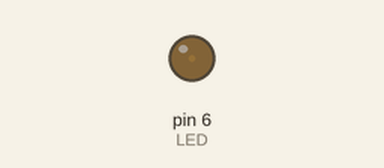
The sketch below on a simulated Arduino Uno, built with avr-gcc and run on an emulated ATmega328P. On the bench: output pins drawn as LEDs (lit = HIGH).

Above: at 0.05 s.
At 1.15 s:
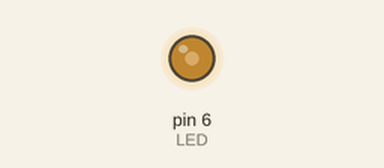
At 2.3 s:
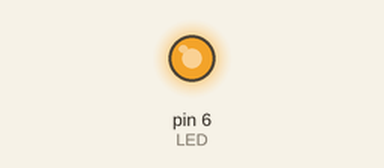
At 4.55 s:
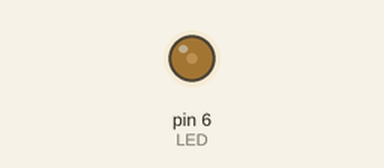
Timing chart, 0 to 6.6 s (numbered marks = the images above):
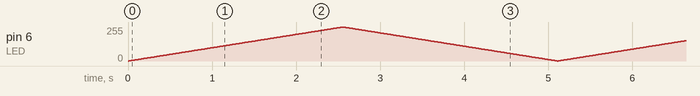

The sketch:

_120315_analogfadingLED.ino
```cpp
//example 04 (pg57): blink an led like on a sleeping apple computer

const int LED = 6;   // define what pin the LED is on
int i = 0;  //set a variable i equal to 0

void setup(){
  pinMode(LED,OUTPUT);  //Set the pin the LED is on to an output pin
}

void loop(){
  for(i=0; i<255; i++){  //ramp up the analog signal to LED so light increases
    analogWrite(LED, i);  //write the analog value of i to the pin the led is on
    delay(10);   //delay for 10ms so we can physically see the change
  }
  for(i=255; i>0; i--){  //rampd down the analog signal to led so light decreases
    analogWrite(LED,i);  //write analog value of i to pin the led is on
    delay(10);  //delay for 10ms so we can see the change
  }
}
```
